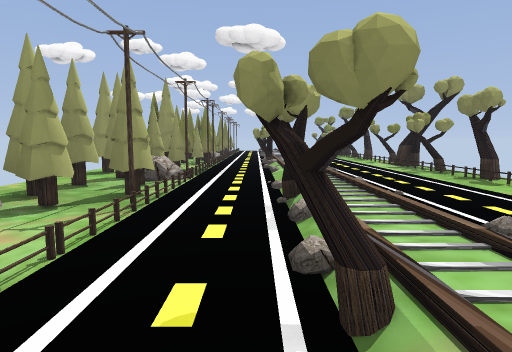
[1] (above)

14 first-person views from a walk through a level from a Godot 3-D game. The camera is 1.3 m above the floor, tilts 6° down and sees 75° across. The floor is counted in squares, 2 m on a side. Each view is taken from the middle of a square. On the plan, view 1 faces up. The plan holds only what a view shows up to about 10 squares ahead; the rest is blank. The place goes on beyond the plan. Characters and animated objects are left out.

[2]
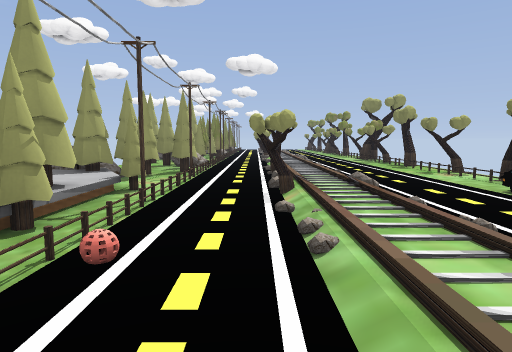

[3]
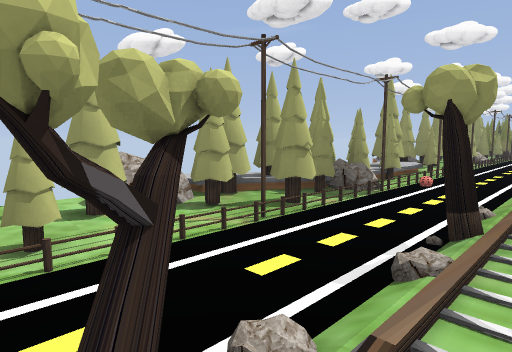

[4]
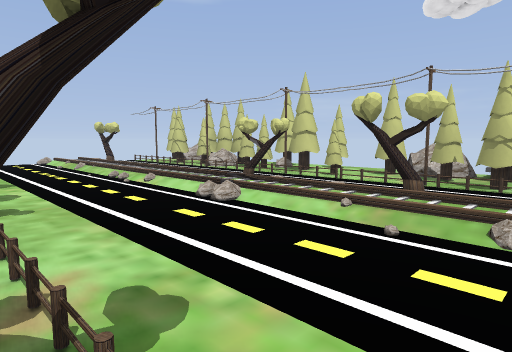

[5]
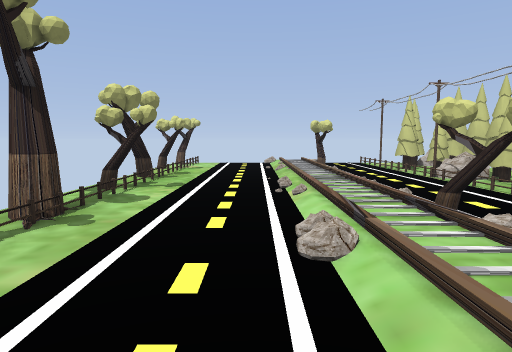

[6]
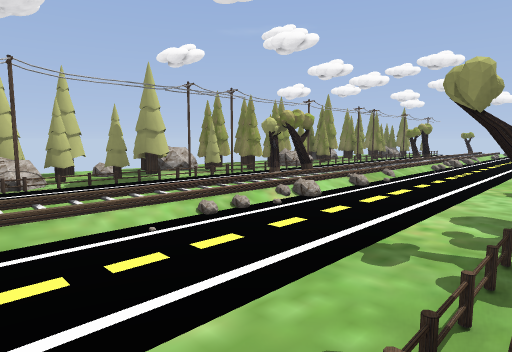

[7]
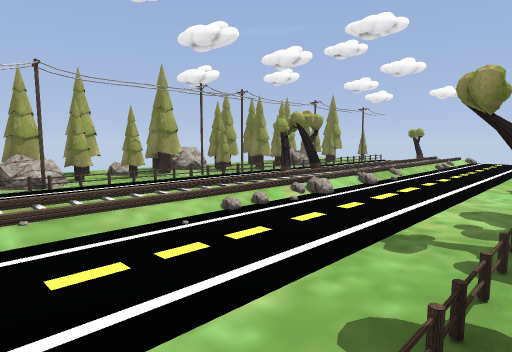

[8]
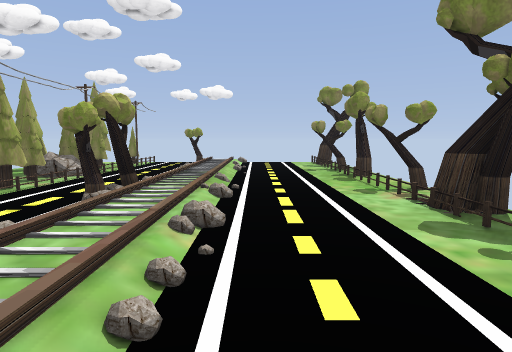

[9]
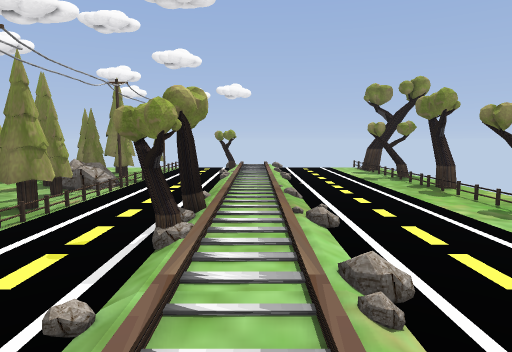

[10]
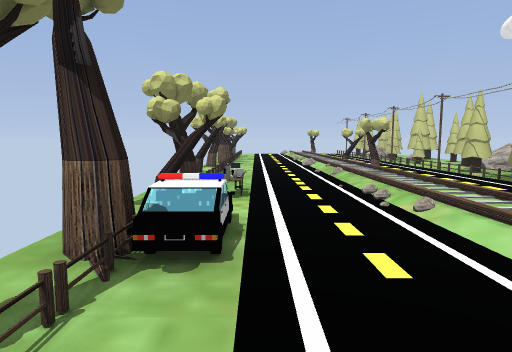

[11]
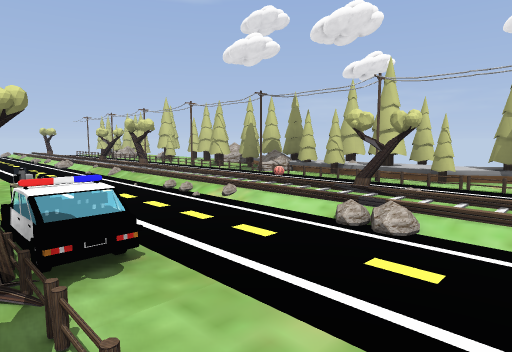

[12]
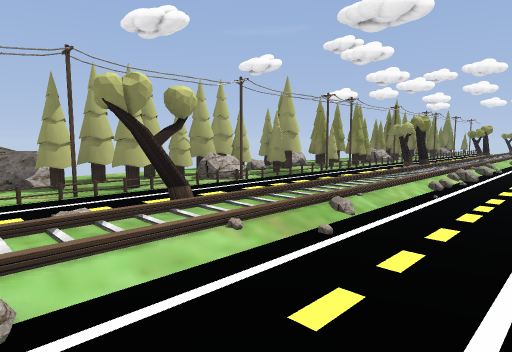

[13]
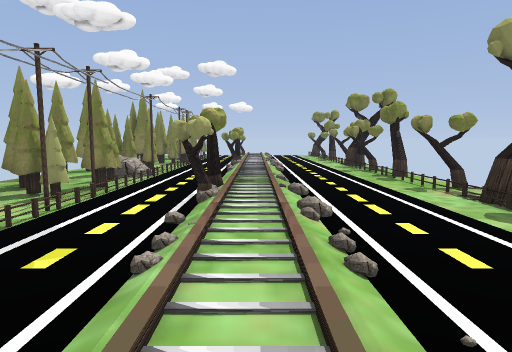

[14]
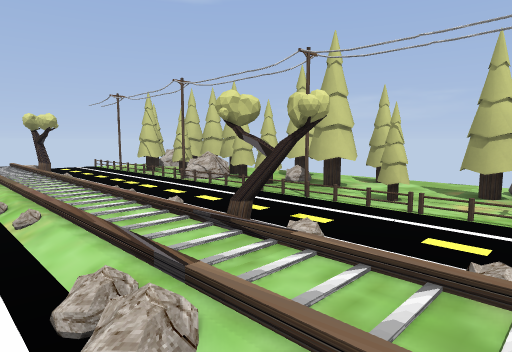

### Floor plan
Key: @ floor where view 1 was taken; # wall or solid block; x gap in a wall; . floor; / step, stairs or slope; = window, fence, low wall or low ledge; O other object.
Columns run from 3 left of view 1 to 4 right of it. Each row starts with its distance up from view 1.
 22  #.#/...
 21  #../..#
 20  #../..
 19  #../..#
 18  #../...
 17  #.//..#
 16  ###/...
 15  ##./..#
 14  #.//..#
 13  #../...
 12  #/./..#
 11  #///...
 10  ##./..#
  9 ####/..x
  8 ##///..x
  7 x.../..#
  6 ##../..#
  5 ##../...
  4 ##../..#
  3 =#x//...
  2 x//./..#
  1 ##x#/..#
  0 ##.@/...
 -1  #../O #
 -2  #../..#
 -3  #../...
 -4 ##/#/..#
 -5 =#/./...
 -6 x..//..#
 -7 ##x#/..#
 -8 ##.//...
 -9  #/./..#
-10  #/./..#
-11 ##///...
-12 ##/#/..#
-13 =././...
-14  x     x

Where each view was taken, in squares from view 1:
view 1: 0 up, 0 right, facing up
view 2: 3 down, 0 right, facing up
view 3: 7 down, 1 right, facing up-left
view 4: 3 down, 4 right, facing down-left
view 5: 4 down, 2 right, facing down
view 6: 5 up, 4 right, facing up-left
view 7: 11 up, 4 right, facing up-left
view 8: 12 up, 2 right, facing up
view 9: 13 up, 1 right, facing up
view 10: 3 up, 3 right, facing down
view 11: 3 up, 4 right, facing down-left
view 12: 2 up, 3 right, facing up-left
view 13: 5 up, 1 right, facing up
view 14: 5 down, 2 right, facing down-left
